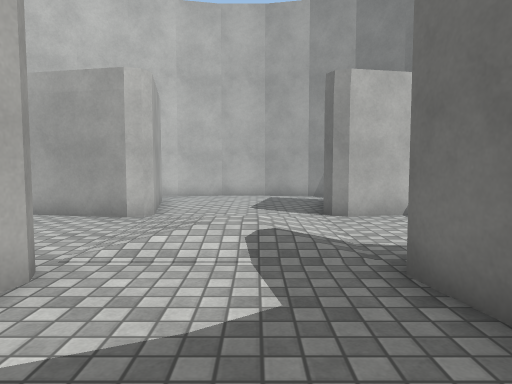
view 1 (above)

12 first-person views from a walk through a scene from a Unity 3-D project. The camera is 1.2 m above the floor, tilts 4° down and sees 70° across. The floor is counted in squares, 1 m on a side. Each view is taken from the middle of a square. On the plan, view 1 faces up. The plan holds only what a view shows up to about 15 squares ahead; the rest is blank. Surface patterns are stand-ins for the level's own textures.

view 2
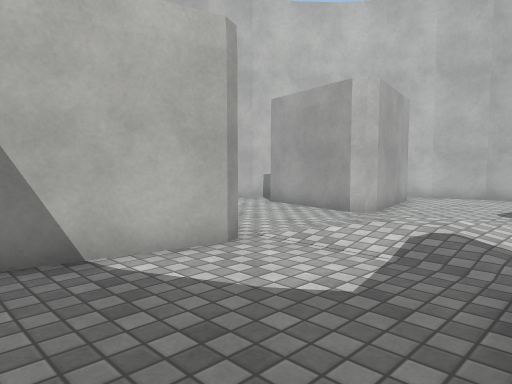

view 3
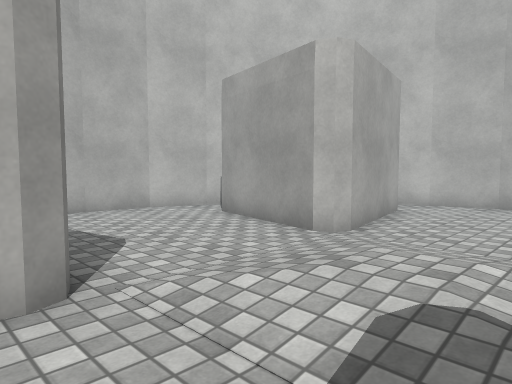

view 4
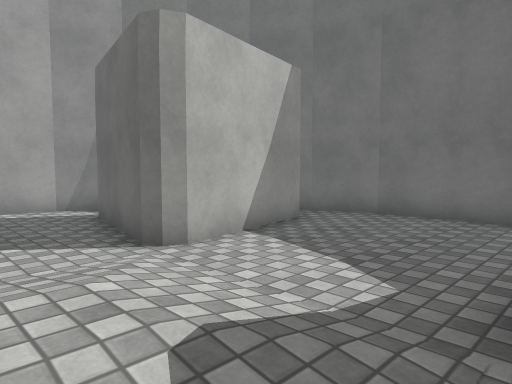

view 5
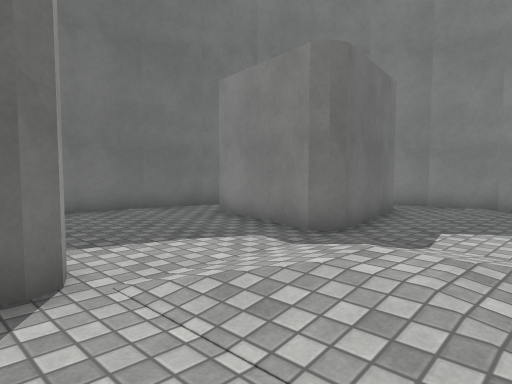

view 6
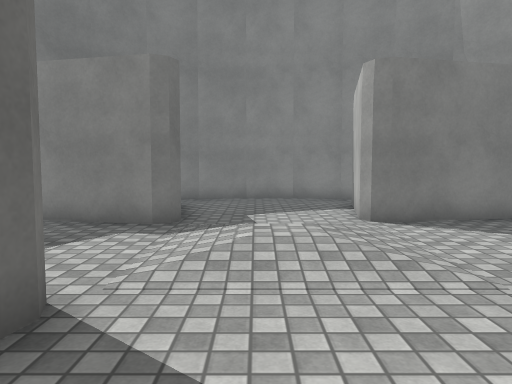

view 7
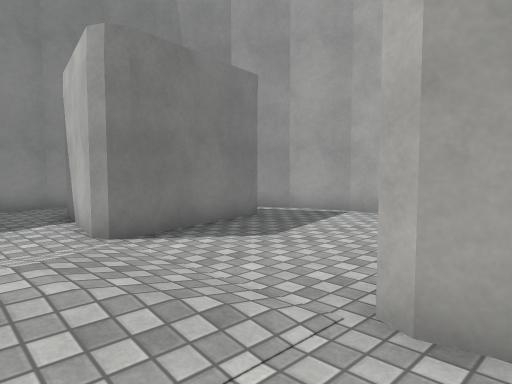

view 8
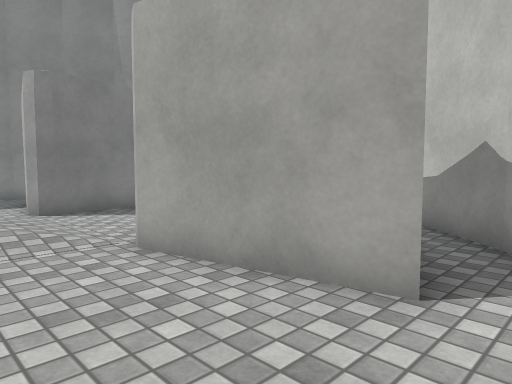

view 9
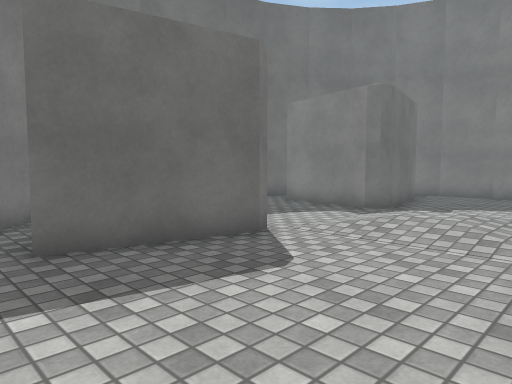

view 10
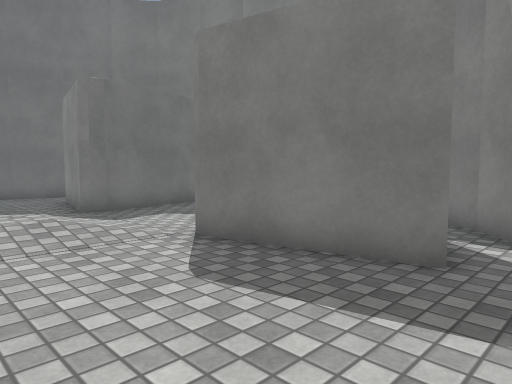

view 11
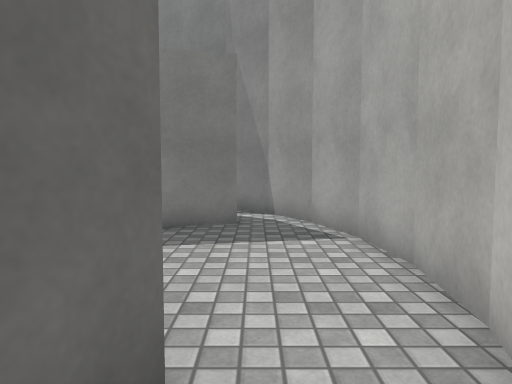

view 12
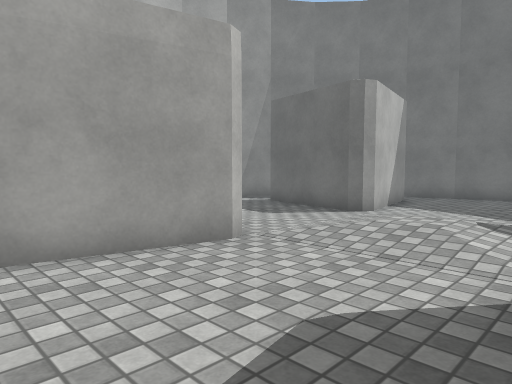

### Floor plan
Key: @ floor where view 1 was taken; # wall or solid block; . main floor; : floor 0.25 m higher than the main floor.
Columns run from 9 left of view 1 to 8 right of it. Each row starts with its distance up from view 1.
 15      ########
 14      #......#
 13      #......#
 12  ### ##....##
 11  #.#  #....#
 10 ##.#  #....#  ####
  9 #..####....####..#
  8 #................#
  7 #.......::.......#
  6 #.......::.......#
  5 #................#
  4 #...###....#####.#
  3 ##.## #....#   ###
  2  #.#  #....#
  1  ###  #....##
  0      ##..@..#
 -1      #......#
 -2      ########

Where each view was taken, in squares from view 1:
view 1: 0 up, 0 right, facing up
view 2: 0 up, 2 right, facing up-left
view 3: 3 up, 1 right, facing up-left
view 4: 4 up, 1 left, facing up-right
view 5: 10 up, 2 left, facing down-right
view 6: 12 up, 0 right, facing down
view 7: 10 up, 0 right, facing down-left
view 8: 14 up, 0 right, facing down-left
view 9: 14 up, 3 left, facing down-right
view 10: 8 up, 8 left, facing down-right
view 11: 11 up, 7 left, facing down
view 12: 4 up, 7 left, facing up-right
